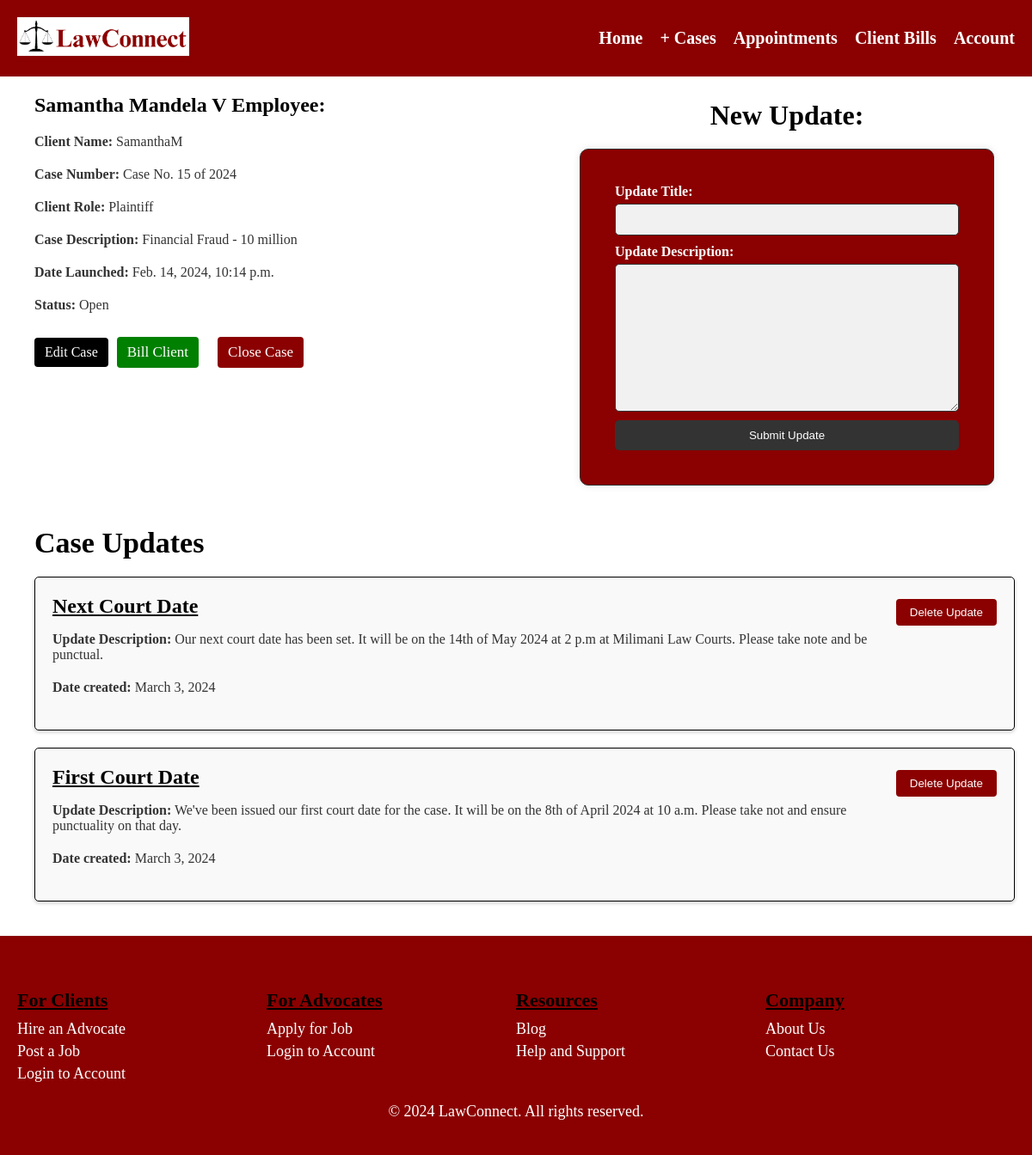
/lawapp/advoc_casedetails/1/ (signed in), run on the app's committed database.
### lawapp/models.py (models this page shows, shortened)
class Case(models.Model):
    advocate = models.ForeignKey(User, on_delete=models.CASCADE, related_name='created_cases')
    client = models.ForeignKey(User, on_delete=models.CASCADE, related_name='assigned_cases', null=True, blank=True)
    case_name = models.CharField(max_length=512)
    case_number = models.CharField(max_length=255, null=True, blank=True)
    client_role = models.CharField(max_length=20, choices=(('plaintiff', 'Plaintiff/Petitioner'), ('defendant', 'Defendant/Respondent')))
    case_description = models.TextField()
    date_launched = models.DateTimeField(auto_now_add=True, null=True, blank=True)
    open_status = models.BooleanField(default=True)

class Updates(models.Model):
    case = models.ForeignKey('Case', on_delete=models.CASCADE, related_name='updates', default=1)
    advocate = models.ForeignKey(User, on_delete=models.CASCADE, related_name='advocate_updates', default=1)
    title = models.CharField(max_length=100)
    date = models.DateField(auto_now_add=True)
    description = models.TextField()
    update_document = models.FileField(upload_to='documents/update_document', null=True, blank=True)

### lawapp/views.py (the view)
# urls.py: path("advoc_casedetails/<int:case_id>/", views.advoc_casedetails, name="advoc_casedetails"),
@login_required
def advoc_casedetails(request, case_id):
    case = get_object_or_404(Case, id=case_id)
    updates = Updates.objects.filter(case=case).order_by('-id')
    if request.method == 'POST':
        form = UpdateForm(request.POST)
        if form.is_valid():
            update_obj = form.save(commit=False)
            update_obj.advocate = request.user
            update_obj.case_id = case_id
            update_obj.save()
            messages.success(request, 'Update submitted successfully.')
            form = UpdateForm()
        else:
            messages.error(request, 'Failed to submit update. Please check the form.')
    else:
        form = UpdateForm()
    context = {
        'updates': updates,
        'form': form,
        'case': case
        }
    return render(request, "lawapp/advocate/advoc_casedetails.html", context)

### lawapp/forms.py
class UpdateForm(forms.ModelForm):
    class Meta:
        model = Updates
        fields = ['title', 'description']

### lawapp/templates/lawapp/advocate/advoc_casedetails.html (shortened to what this page needs)
{% load static %}
<!DOCTYPE html>
<html>
<head>
  <link rel="stylesheet" href="{% static 'css/advocate3.css' %}">
</head>
<body>
  <header>
    <div class="logo">
      <img src="{% static 'images/legal_scales_logo.png' %}" alt="LawConnect Logo">
    </div>
    <nav>
      <ul>
          <li><a href="{% url 'advoc_dash' %}">Home</a></li>
          <li class="dropdown">
            <a href="#" class="dropbtn">+ Cases</a>
          </li>
          <li><a href="{% url 'advoc_appts' %}">Appointments</a></li>
          <li><a href="{% url 'advoc_bills' %}">Client Bills</a></li>
          <li class="dropdown">
            <a href="#" class="dropbtn">Account</a>
          </li>
      </ul>
    </nav>
  </header>
  <section class="case_details" id="case_details-section">
    <div class="case-container">
        <div class="case-column">
          <h2>{{ case.case_name }}:</h2>
          <div class="advocate-profile">
            <p><strong>Client Name:</strong> {{ case.client.username }}</p>
            <p><strong>Case Number:</strong> {{ case.case_number }}</p>
            <p><strong>Client Role:</strong> {{ case.client_role|capfirst }}</p>
            <p><strong>Case Description:</strong> {{ case.case_description }}</p>
            <p><strong>Date Launched:</strong> {{ case.date_launched }}</p>
            <p><strong>Status:</strong> {% if case.open_status %}Open{% else %}Closed{% endif %}</p>
          </div>
          <div class="case-controls">
            <a href="{% url 'edit_case' case.id %}" class="control-button edit-case">Edit Case</a>
            <a href="{% url 'bill_client' case.id %}" class="control-button bill-client">Bill Client</a>
            {% if case.open_status %}
            <form class="control-button close-case-form" method="post" action="{% url 'close_case' case.id %}">
                <button type="submit" class="control-button close-case">Close Case</button>
            </form>
            {% else %}
            <form class="control-button reopen-case-form" method="post" action="{% url 'reopen_case' case.id %}">
                {% csrf_token %}
                <button type="submit" class="control-button reopen-case">Re-open Case</button>
            </form>
            {% endif %}
          </div>
        </div>
        <div class="update_form-column">
          <h2>New Update:</h2>
          <div class= "update-content">
            <form id="update-form" class="update-form" method="POST" action="{% url 'advoc_casedetails' case.id %}">
              <label for="id_title">Update Title:</label>
              {{ form.title }}
              <label for="id_description">Update Description:</label>
              {{ form.description }}
              <button type="submit">Submit Update</button>
            </form>
          </div>
        </div>
    </div>
    <div class="update-profiles">
      <h2>Case Updates</h2>
      {% if updates %}
          {% for update in updates %}
          <div class="update-box">
            <div class="update-details">
                <h3>{{ update.title }}</h3>
                <p><strong>Update Description:</strong> {{ update.description }}</p>
                <p><strong>Date created:</strong> {{ update.date }}</p>
            </div>
            <div class="action-buttons">
              <form id="delete-form-{{ update.id }}" action="{% url 'delete_update' update.id %}" method="post">
                <button class="delete-button" type="submit">Delete Update</button>
              </form>
            </div>
          </div>
          {% endfor %}
      {% else %}
          <p>No updates yet for this case.</p>
      {% endif %}
    </div>
  </section>
  <footer>
    <div class="footer-columns">
      <div class="footer-column">
        <h3>For Clients</h3>
        <ul>
          <li><a href="#">Hire an Advocate</a></li>
          <li><a href="#">Post a Job</a></li>
          <li><a href="#">Login to Account</a></li>
        </ul>
      </div>
      <div class="footer-column">
        <h3>For Advocates</h3>
        <ul>
          <li><a href="#">Apply for Job</a></li>
          <li><a href="#">Login to Account</a></li>
        </ul>
      </div>
      <div class="footer-column">
        <h3>Resources</h3>
        <ul>
          <li><a href="#">Blog</a></li>
          <li><a href="#">Help and Support</a></li>
        </ul>
      </div>
      <div class="footer-column">
        <h3>Company</h3>
        <ul>
          <li><a href="#">About Us</a></li>
          <li><a href="#">Contact Us</a></li>
        </ul>
      </div>
    </div>
    <p>© 2024 LawConnect. All rights reserved.</p>
  </footer>
</body>
</html>

### lawapp/static/css/advocate3.css (style rules this page uses)
body { margin: 0; font-family: 'Times New Roman', Times, serif; }
header { background-color: #8B0000; padding: 10px 20px; display: flex; align-items: center; justify-content: space-between; }
.logo img { width: 200px; height: auto; margin-top: 10px; margin-bottom: 10px; }
nav ul { list-style: none; margin: 0; padding: 0; display: flex; }
nav ul li { margin-left: 20px; }
nav ul li a { color: #FFFFFF; text-decoration: none; font-weight: bold; font-size: 20px; }
.dropdown { position: relative; display: inline-block; }
h2 { color: #333; font-size: 24px; margin-bottom: 20px; }
p { color: #333; margin-bottom: 20px; }
footer { background-color: #8B0000; padding: 20px; text-align: center; }
footer p { color: #FFFFFF; text-align: center; font-size: 18px; }
.footer-columns { display: flex; justify-content: space-between; margin-top: 20px; text-align: left; }
.footer-columns::after { content: ''; flex: 1; }
.footer-column { width: calc(25% - 20px); margin-right: 20px; display: inline-block; vertical-align: top; }
.footer-column h3 { font-size: 22px; margin-bottom: 10px; text-align: left; text-decoration: underline; }
.footer-column ul { margin: 0; padding: 0; list-style: none; }
.footer-column ul li { margin-bottom: 5px; }
.footer-column ul li a { color: #FFFFFF; text-decoration: none; display: block; font-size: 18px; }
#case_details-section { min-height: calc(100vh - 140px); background-color: #FFFFFF; }
.case-container { display: flex; justify-content: space-between; margin-left: 40px; }
.case-container h2 { color: #000000; font-size: 24px; margin-bottom: 20px; }
.case-column { flex: 1; margin-right: 20px; }
.advocate-profile { flex: 1; align-items: center; max-width: 600px; margin-top: 20px; }
.update_form-column { flex: 1; }
.update_form-column h2 { color: #000000; font-size: 32px; margin-bottom: 20px; text-align: center; }
.update-content { background-color: #8B0000; padding: 40px; border-radius: 10px; box-shadow: 0px 0px 10px rgba(0, 0, 0, 0.1); width: 400px; min-width: 60px; margin: 0 auto; border: 1px solid #333; }
.update-form { display: flex; flex-direction: column; }
.update-form label { font-weight: bold; margin-bottom: 5px; color: #FFFFFF; }
.update-form input[type="text"], .update-form textarea { padding: 10px; margin-bottom: 10px; border: 1px solid #333; border-radius: 5px; background-color: #f1f1f1; }
.update-form label { font-weight: bold; display: inline-block; margin-bottom: 5px; }
.update-form button { padding: 10px 20px; background-color: #333; color: #fff; border: none; border-radius: 5px; cursor: pointer; }
.update-profiles { max-width: 1200px; margin: 0 auto; padding: 20px; margin-left: 20px; }
.update-profiles h2 { color: #000000; font-size: 34px; margin-bottom: 20px; }
.update-profiles h3 { color: #000000; font-size: 24px; margin-bottom: 20px; text-decoration: underline; }
.update-box { display: flex; justify-content: space-between; align-items: left; flex-wrap: wrap; flex-basis: 100%; background-color: #f9f9f9; border: 1px solid #000000; border-radius: 5px; box-shadow: 0 2px 4px rgba(0, 0, 0, 0.2); padding: 20px; margin-bottom: 20px; }
.update-details { flex: 1; padding-right: 10px; }
.update-details h3 { margin-top: 0; margin-bottom: 10px; }
.action-buttons { display: flex; flex-direction: column; align-items: flex-end; }
.edit-button, .delete-button { padding: 8px 16px; border: none; border-radius: 4px; cursor: pointer; transition: background-color 0.3s; }
.delete-button { background-color: #8B0000; color: white; margin-top: 5px; }
.case-controls { display: flex; justify-content: flex-start; align-items: center; margin-top: 10px; font-family: 'Times New Roman', Times, serif; }
.control-button { padding: 8px 12px; margin-right: 10px; text-decoration: none; border: none; cursor: pointer; border-radius: 4px; font-family: 'Times New Roman', Times, serif; }
.edit-case { background-color: black; color: white; }
.bill-client { background-color: green; color: white; font-size: 17px; }
.close-case { background-color: #8B0000; color: white; font-size: 17px; }

### data on the page
Case: case_name "Samantha Mandela V Employee", client.username "SamanthaM", case_number "Case No. 15 of 2024", client_role "Plaintiff", case_description "Financial Fraud - 10 million", date_launched "Feb. 14, 2024, 10:14 p.m."
Updates: title "Next Court Date", description "Our next court date has been set. It will be on the 14th of May 2024 at 2 p.m at Milimani Law Courts. Please take note and be punctual.", date "March 3, 2024"
Updates: title "First Court Date", description "We've been issued our first court date for the case. It will be on the 8th of April 2024 at 10 a.m. Please take not and ensure punctuality on that day.", date "March 3, 2024"
